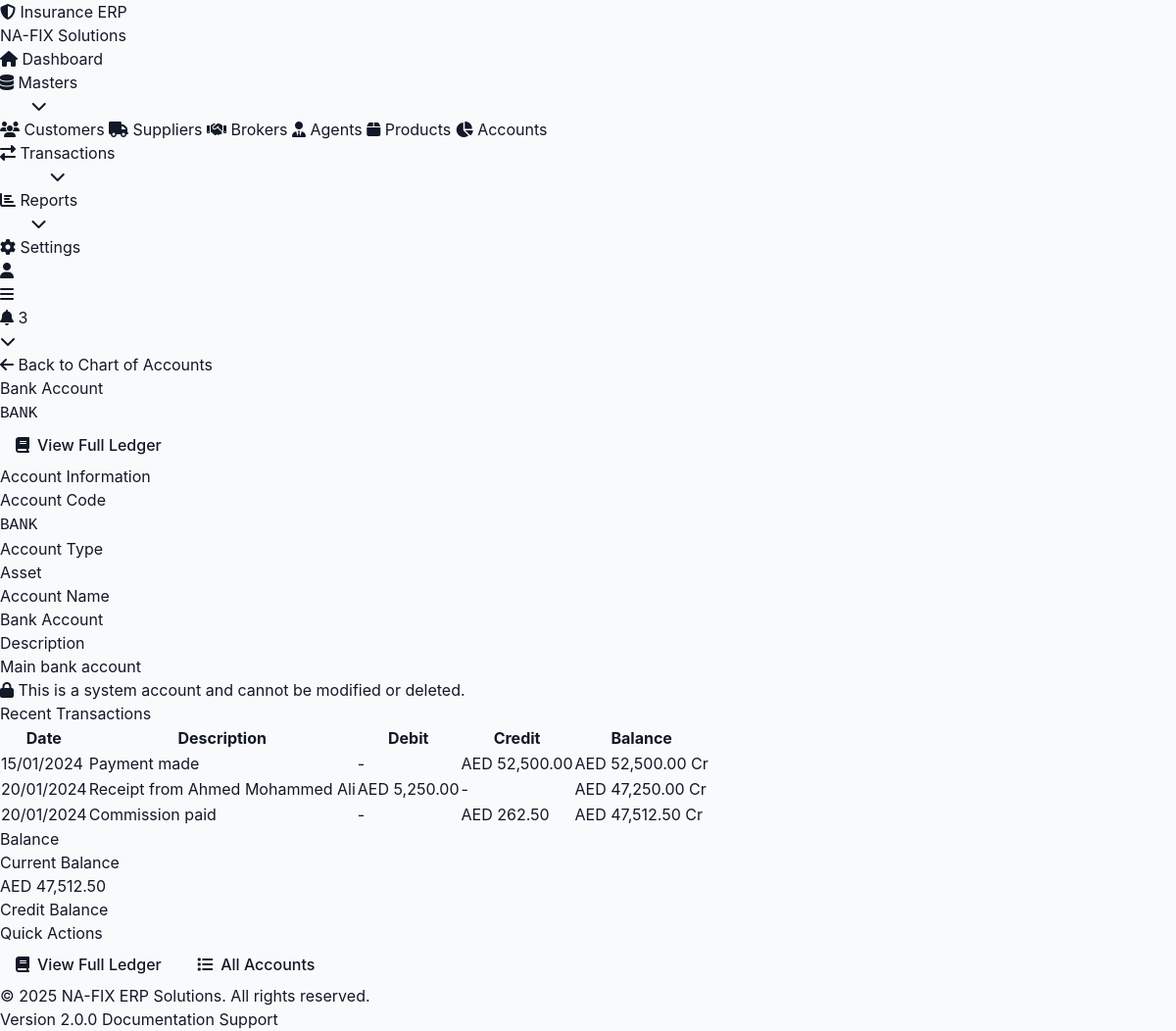
/accounts/view/2, run on the app's committed database.
### tables this page shows
CREATE TABLE IF NOT EXISTS `accounts` (
  `account_id` int(11) NOT NULL AUTO_INCREMENT,
  `account_code` varchar(50) NOT NULL,
  `account_name` varchar(255) NOT NULL,
  `account_type` enum('asset','liability','equity','income','expense') NOT NULL,
  `description` text,
  `is_system` tinyint(1) DEFAULT 0,
  `status` tinyint(1) DEFAULT 1,
  PRIMARY KEY (`account_id`),
  UNIQUE KEY `account_code` (`account_code`),
  KEY `account_type` (`account_type`)
);

CREATE TABLE IF NOT EXISTS `daybook` (
  `id` int(11) NOT NULL AUTO_INCREMENT,
  `date` date NOT NULL,
  `account_code` varchar(50) NOT NULL,
  `debit` decimal(15,2) DEFAULT 0.00,
  `credit` decimal(15,2) DEFAULT 0.00,
  `narration` text,
  `reference_type` varchar(50) DEFAULT NULL,
  `reference_id` int(11) DEFAULT NULL,
  `created_at` timestamp DEFAULT CURRENT_TIMESTAMP,
  PRIMARY KEY (`id`),
  KEY `date` (`date`),
  KEY `account_code` (`account_code`),
  KEY `reference` (`reference_type`,`reference_id`)
);

### application/controllers/Accounts.php (called while the page is built, shortened)
<?php
class Accounts extends CI_Controller {
    public function __construct() {
        $this->load->model('Account_model');
    }
    public function view($account_id) {
        $account = $this->Account_model->get_by_id($account_id);
        $account->balance = $this->Account_model->get_balance($account->account_code);
        $ledger_entries = $this->Account_model->get_ledger($account->account_code);
        $recent_entries = array_slice($ledger_entries, -25);
        $data = [
            'page_title' => 'Account Details',
            'account' => $account,
            'ledger_entries' => $recent_entries,
            'total_entries' => count($ledger_entries),
            'main_content' => 'accounts/view'
        ];
        $this->load->view('templates/modern_layout', $data);
    }
}

### index.php (called while the page is built, shortened)
<?php
require_once BASEPATH.'core/CodeIgniter.php';

### application/core/MY_Model.php (called while the page is built, shortened)
<?php
class MY_Model extends CI_Model {
    protected $table;
    protected $primary_key = 'id';
    public function get_by_id($id) {
        $query = $this->db->get_where($this->table, [
            $this->primary_key => $id
        ]);
        return $query->row();
    }
}

### application/models/Account_model.php (called while the page is built, shortened)
<?php
class Account_model extends MY_Model {
    public function get_ledger($account_code, $from_date = null, $to_date = null) {
        $this->db->select('*');
        $this->db->from('daybook');
        $this->db->where('account_code', $account_code);
        $this->db->order_by('date', 'ASC');
        $this->db->order_by('id', 'ASC');
        $entries = $this->db->get()->result();
        $running_balance = 0;
        foreach ($entries as $entry) {
            $running_balance += ($entry->debit - $entry->credit);
            $entry->running_balance = $running_balance;
        }
        return $entries;
    }
    public function get_balance($account_code, $as_of_date = null) {
        $this->db->select_sum('debit');
        $this->db->select_sum('credit');
        $this->db->from('daybook');
        $this->db->where('account_code', $account_code);
        $result = $this->db->get()->row();
        $debit_total = $result->debit ?? 0;
        $credit_total = $result->credit ?? 0;
        return $debit_total - $credit_total;
    }
}

### application/views/accounts/view.php (the view, shortened to what this page needs)
<div class="mb-6 flex justify-between items-center">
    <div>
        <a href="<?php echo base_url('accounts'); ?>" class="text-primary-600 hover:underline flex items-center gap-2 mb-2">
            <i class="fas fa-arrow-left"></i> Back to Chart of Accounts
        </a>
        <h1 class="text-3xl font-bold text-gray-900"><?php echo htmlspecialchars($account->account_name); ?></h1>
        <p class="text-gray-600">
            <code class="bg-gray-100 px-2 py-1 rounded"><?php echo htmlspecialchars($account->account_code); ?></code>
        </p>
    </div>
    <div class="flex gap-2">
        <a href="<?php echo base_url('accounts/ledger/' . $account->account_id); ?>" class="btn btn-secondary">
            <i class="fas fa-book"></i> View Full Ledger
        </a>
    </div>
</div>
<div class="grid grid-cols-1 lg:grid-cols-3 gap-6">
    <div class="lg:col-span-2 space-y-6">
        <div class="grid grid-cols-2 gap-6">
            <div>
                <label class="text-sm text-gray-600">Account Code</label>
                <p class="font-semibold text-gray-900">
                    <code class="bg-gray-100 px-2 py-1 rounded"><?php echo htmlspecialchars($account->account_code); ?></code>
                </p>
            </div>
            <div>
                <label class="text-sm text-gray-600">Account Type</label>
                <p>
                    <?php
                    $type_badges = [
                        'asset' => 'badge-primary',
                        'liability' => 'badge-danger',
                        'equity' => 'badge-success',
                        'income' => 'badge-success',
                        'expense' => 'badge-warning'
                    ];
                    $badge_class = $type_badges[$account->account_type] ?? 'badge-secondary';
                    ?>
                    <span class="badge <?php echo $badge_class; ?>"><?php echo ucfirst($account->account_type); ?></span>
                </p>
            </div>
            <div class="col-span-2">
                <label class="text-sm text-gray-600">Account Name</label>
                <p class="font-semibold text-gray-900"><?php echo htmlspecialchars($account->account_name); ?></p>
            </div>
            <?php if (!empty($account->description)): ?>
                <div class="col-span-2">
                    <label class="text-sm text-gray-600">Description</label>
                    <p class="text-gray-900"><?php echo nl2br(htmlspecialchars($account->description)); ?></p>
                </div>
            <?php endif; ?>
            <?php if ($account->is_system ?? false): ?>
                <div class="col-span-2">
                    <div class="bg-info-50 border border-info-200 rounded-lg p-3 text-sm">
                        <i class="fas fa-lock text-info-600"></i>
                        <span class="text-info-800">This is a system account and cannot be modified or deleted.</span>
                    </div>
                </div>
            <?php endif; ?>
        </div>
        <?php if (empty($ledger_entries)): ?>
            <div class="text-center py-8 text-gray-500">
                <i class="fas fa-receipt text-4xl mb-2"></i>
                <p>No transactions found</p>
            </div>
        <?php else: ?>
            <div class="overflow-x-auto">
                    <?php foreach ($ledger_entries as $entry): ?>
                        <tr>
                            <td><?php echo format_date($entry->date); ?></td>
                            <td><?php echo htmlspecialchars($entry->narration); ?></td>
                            <td class="text-success-600"><?php echo $entry->debit > 0 ? format_currency($entry->debit) : '-'; ?></td>
                            <td class="text-danger-600"><?php echo $entry->credit > 0 ? format_currency($entry->credit) : '-'; ?></td>
                            <td class="font-semibold">
                                <?php
                                $balance = $entry->running_balance;
                                $color = $balance >= 0 ? 'text-success-600' : 'text-danger-600';
                                ?>
                                <span class="<?php echo $color; ?>">
                                    <?php echo format_currency(abs($balance)); ?>
                                    <?php echo $balance >= 0 ? 'Dr' : 'Cr'; ?>
                                </span>
                            </td>
                        </tr>
                    <?php endforeach; ?>
            </div>
        <?php endif; ?>
    </div>
    <div class="lg:col-span-1 space-y-6">
        <div class="text-center p-6 bg-primary-50 rounded-lg">
            <div class="text-sm text-gray-600 mb-2">Current Balance</div>
            <div class="text-4xl font-bold text-primary-600">
                <?php
                $balance = $account->balance ?? 0;
                echo format_currency(abs($balance));
                ?>
            </div>
            <div class="text-sm text-gray-600 mt-2">
                <?php echo $balance >= 0 ? 'Debit Balance' : 'Credit Balance'; ?>
            </div>
        </div>
        <div class="space-y-2">
            <a href="<?php echo base_url('accounts/ledger/' . $account->account_id); ?>"
               class="btn btn-block btn-secondary">
                <i class="fas fa-book"></i> View Full Ledger
            </a>
            <a href="<?php echo base_url('accounts'); ?>" class="btn btn-block btn-outline">
                <i class="fas fa-list"></i> All Accounts
            </a>
        </div>
    </div>
</div>

### data on the page
accounts: account_name "Bank Account", account_code "BANK", account_type "Asset", description "Main bank account"
daybook: date "15/01/2024", narration "Payment made", credit "AED 52,500.00", balance "AED 52,500.00"
daybook: date "20/01/2024", narration "Receipt from Ahmed Mohammed Ali", debit "AED 5,250.00", balance "AED 47,250.00"
daybook: date "20/01/2024", narration "Commission paid", credit "AED 262.50", balance "AED 47,512.50"

### other printed values
$title "Account Information Recent Transactions Balance Quick Actions"
$header "Date"
$header "Description"
$header "Debit"
$header "Credit"
$header "Balance"
format_currency(abs($balance)) "AED 47,512.50"
